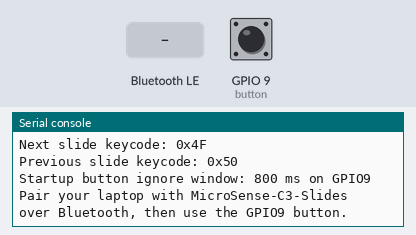
This program was run on a simulated ESP32 board running MicroPython. Parts: the last lines printed to the serial console. The test bench sets the inputs (shaded band); at power-on: GPIO 9 (button) HIGH. Nothing arrives over Bluetooth unless stated.

Above: at 1.2 s.
1.3 s: GPIO 9 (button) pulled LOW for 0.15 s
At 2.9 s:
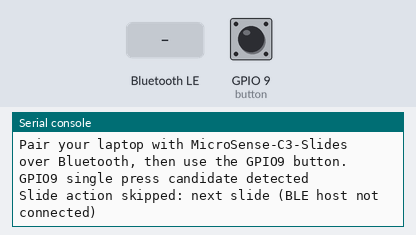
3.2 s: "1" written over Bluetooth
At 4.4 s:
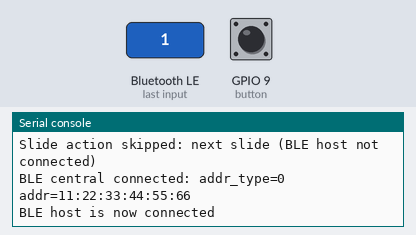
4.7 s: GPIO 9 (button) pulled LOW for 1 s
At 7.2 s:
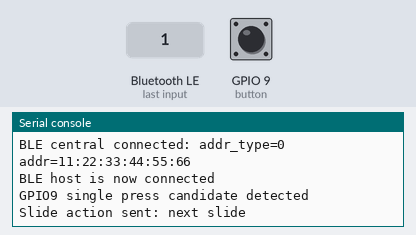
7.5 s: GPIO 9 (button) pulsed LOW 2 times (0.12 s each, 0.3 s apart)
At 9.3 s:
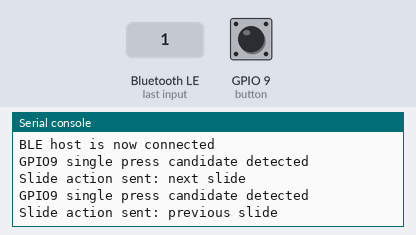

The program:

main.py
```python
from machine import Pin
import sys
import time


BUTTON_PIN = 9
BUTTON_PRESSED_VALUE = 0
POLL_INTERVAL_MS = 10
DEBOUNCE_MS = 30
DOUBLE_PRESS_WINDOW_MS = 300
STARTUP_IGNORE_MS = 800
BLE_DEVICE_NAME = "MicroSense-C3-Slides"

# HID keyboard usage IDs for the arrow keys.
NEXT_SLIDE_KEYCODE = 0x4F
PREVIOUS_SLIDE_KEYCODE = 0x50


try:
    from ble_hid_keyboard import BleHidKeyboard
except Exception as exc:
    BleHidKeyboard = None
    BLE_IMPORT_ERROR = exc
else:
    BLE_IMPORT_ERROR = None


button = Pin(BUTTON_PIN, Pin.IN, Pin.PULL_UP)


def log_message(message):
    print(message)
    if hasattr(sys.stdout, "flush"):
        sys.stdout.flush()


def button_pressed():
    return button.value() == BUTTON_PRESSED_VALUE


def print_startup():
    log_message("ESP32-C3 BLE slideshow remote demo")
    log_message("BLE device name: %s" % BLE_DEVICE_NAME)
    log_message("GPIO9 button is active-low")
    log_message(
        "Single press sends next slide after %d ms"
        % DOUBLE_PRESS_WINDOW_MS
    )
    log_message("Double press sends previous slide")
    log_message("Next slide keycode: 0x%02X" % NEXT_SLIDE_KEYCODE)
    log_message("Previous slide keycode: 0x%02X" % PREVIOUS_SLIDE_KEYCODE)
    log_message(
        "Startup button ignore window: %d ms on GPIO9" % STARTUP_IGNORE_MS
    )
    log_message(
        "Pair your laptop with %s over Bluetooth, then use the GPIO9 button."
        % BLE_DEVICE_NAME
    )


def send_slide_action(remote, keycode, action_name):
    if remote.send_key(keycode):
        log_message("Slide action sent: %s" % action_name)
        return

    log_message("Slide action skipped: %s (BLE host not connected)" % action_name)


def completed_press_event(pressed, state):
    now = time.ticks_ms()

    if pressed != state["raw_pressed"]:
        state["raw_pressed"] = pressed
        state["raw_changed_at"] = now

    if time.ticks_diff(now, state["raw_changed_at"]) < DEBOUNCE_MS:
        return False

    if pressed == state["stable_pressed"]:
        return False

    state["stable_pressed"] = pressed
    return not pressed


def main():
    if BleHidKeyboard is None:
        raise RuntimeError(
            "Bluetooth HID helper unavailable: %s" % BLE_IMPORT_ERROR
        )

    remote = BleHidKeyboard(BLE_DEVICE_NAME, status_callback=log_message)
    remote.start()
    print_startup()

    state = {
        "raw_pressed": button_pressed(),
        "stable_pressed": button_pressed(),
        "raw_changed_at": time.ticks_ms(),
    }
    startup_deadline = time.ticks_add(time.ticks_ms(), STARTUP_IGNORE_MS)
    pending_single_press = False
    pending_single_deadline = 0
    last_connection_state = remote.is_connected()

    if state["stable_pressed"]:
        log_message("GPIO9 button is already pressed at startup")

    while True:
        remote.tick()

        connected = remote.is_connected()
        if connected != last_connection_state:
            log_message(
                "BLE host is now %s"
                % ("connected" if connected else "disconnected")
            )
            last_connection_state = connected

        now = time.ticks_ms()
        pressed = button_pressed()

        if completed_press_event(pressed, state):
            if time.ticks_diff(now, startup_deadline) < 0:
                log_message("GPIO9 release ignored during startup grace period")
            elif pending_single_press and time.ticks_diff(
                now, pending_single_deadline
            ) <= 0:
                pending_single_press = False
                send_slide_action(remote, PREVIOUS_SLIDE_KEYCODE, "previous slide")
            else:
                pending_single_press = True
                pending_single_deadline = time.ticks_add(
                    now, DOUBLE_PRESS_WINDOW_MS
                )
                log_message("GPIO9 single press candidate detected")

        if pending_single_press and time.ticks_diff(now, pending_single_deadline) >= 0:
            pending_single_press = False
            send_slide_action(remote, NEXT_SLIDE_KEYCODE, "next slide")

        time.sleep_ms(POLL_INTERVAL_MS)


if __name__ == "__main__":
    try:
        main()
    except Exception as exc:
        log_message("Demo stopped: %s" % exc)
        log_message(
            "If Bluetooth support is missing, flash a BLE-capable ESP32-C3 "
            "MicroPython firmware build and try again."
        )
```

ble_hid_keyboard.py
```python
from micropython import const
import bluetooth
import struct
import time


_IRQ_CENTRAL_CONNECT = const(1)
_IRQ_CENTRAL_DISCONNECT = const(2)

_ADV_INTERVAL_US = const(500000)
_APPEARANCE_KEYBOARD = const(961)
_REPORT_ID = const(1)
_REPORT_TYPE_INPUT = const(1)

_ADV_TYPE_FLAGS = const(0x01)
_ADV_TYPE_NAME = const(0x09)
_ADV_TYPE_UUID16_COMPLETE = const(0x03)
_ADV_TYPE_APPEARANCE = const(0x19)

_ADV_FLAGS = const(0x06)

_SERVICE_UUID_HID = bluetooth.UUID(0x1812)
_CHAR_UUID_HID_INFORMATION = bluetooth.UUID(0x2A4A)
_CHAR_UUID_REPORT_MAP = bluetooth.UUID(0x2A4B)
_CHAR_UUID_HID_CONTROL_POINT = bluetooth.UUID(0x2A4C)
_CHAR_UUID_REPORT = bluetooth.UUID(0x2A4D)
_CHAR_UUID_PROTOCOL_MODE = bluetooth.UUID(0x2A4E)
_DESC_UUID_REPORT_REFERENCE = bluetooth.UUID(0x2908)

_REPORT_MAP = bytes(
    (
        0x05,
        0x01,
        0x09,
        0x06,
        0xA1,
        0x01,
        0x85,
        _REPORT_ID,
        0x05,
        0x07,
        0x19,
        0xE0,
        0x29,
        0xE7,
        0x15,
        0x00,
        0x25,
        0x01,
        0x75,
        0x01,
        0x95,
        0x08,
        0x81,
        0x02,
        0x95,
        0x01,
        0x75,
        0x08,
        0x81,
        0x01,
        0x95,
        0x06,
        0x75,
        0x08,
        0x15,
        0x00,
        0x25,
        0x65,
        0x05,
        0x07,
        0x19,
        0x00,
        0x29,
        0x65,
        0x81,
        0x00,
        0xC0,
    )
)

_HID_INFORMATION = struct.pack("<HBB", 0x0111, 0x00, 0x03)
_PROTOCOL_MODE_REPORT = b"\x01"
_CONTROL_POINT_SUSPEND_OFF = b"\x00"
_REPORT_REFERENCE_INPUT = struct.pack("<BB", _REPORT_ID, _REPORT_TYPE_INPUT)
_KEY_RELEASE_DELAY_MS = const(20)

_CHAR_REPORT = (
    _CHAR_UUID_REPORT,
    bluetooth.FLAG_READ | bluetooth.FLAG_NOTIFY,
    ((_DESC_UUID_REPORT_REFERENCE, bluetooth.FLAG_READ),),
)
_SERVICE_HID = (
    _SERVICE_UUID_HID,
    (
        (_CHAR_UUID_HID_INFORMATION, bluetooth.FLAG_READ),
        (_CHAR_UUID_REPORT_MAP, bluetooth.FLAG_READ),
        (_CHAR_UUID_HID_CONTROL_POINT, bluetooth.FLAG_WRITE_NO_RESPONSE),
        (_CHAR_UUID_PROTOCOL_MODE, bluetooth.FLAG_READ | bluetooth.FLAG_WRITE_NO_RESPONSE),
        _CHAR_REPORT,
    ),
)


def _append_advertising_field(payload, adv_type, value):
    payload.extend(struct.pack("BB", len(value) + 1, adv_type))
    payload.extend(value)


def _build_advertising_payload(
    name=None,
    include_name=True,
    include_flags=True,
    include_service=True,
    include_appearance=True,
):
    payload = bytearray()
    if include_flags:
        _append_advertising_field(payload, _ADV_TYPE_FLAGS, bytes((_ADV_FLAGS,)))
    if include_name and name is not None:
        _append_advertising_field(payload, _ADV_TYPE_NAME, name.encode("utf-8"))
    if include_service:
        _append_advertising_field(
            payload, _ADV_TYPE_UUID16_COMPLETE, struct.pack("<H", 0x1812)
        )
    if include_appearance:
        _append_advertising_field(
            payload, _ADV_TYPE_APPEARANCE, struct.pack("<H", _APPEARANCE_KEYBOARD)
        )
    return payload


def _format_addr(addr):
    return ":".join("%02X" % value for value in bytes(addr))


class BleHidKeyboard:
    def __init__(self, device_name, status_callback=None):
        self._device_name = device_name
        self._status_callback = status_callback
        self._ble = bluetooth.BLE()
        self._ble.irq(self._irq)
        self._conn_handle = None
        self._advertising = False
        self._started = False
        self._advertising_payload = _build_advertising_payload(include_name=False)
        self._scan_response_payload = _build_advertising_payload(
            device_name,
            include_name=True,
            include_flags=False,
            include_service=False,
            include_appearance=False,
        )
        self._report = bytearray((0, 0, 0, 0, 0, 0, 0, 0))

        self._hid_info_handle = None
        self._report_map_handle = None
        self._control_point_handle = None
        self._protocol_mode_handle = None
        self._report_handle = None
        self._report_reference_handle = None

    def _log(self, message):
        if self._status_callback is not None:
            self._status_callback(message)

    def _register_services(self):
        (
            (
                self._hid_info_handle,
                self._report_map_handle,
                self._control_point_handle,
                self._protocol_mode_handle,
                self._report_handle,
                self._report_reference_handle,
            ),
        ) = self._ble.gatts_register_services((_SERVICE_HID,))

        self._ble.gatts_write(self._hid_info_handle, _HID_INFORMATION)
        self._ble.gatts_write(self._report_map_handle, _REPORT_MAP)
        self._ble.gatts_write(self._control_point_handle, _CONTROL_POINT_SUSPEND_OFF)
        self._ble.gatts_write(self._protocol_mode_handle, _PROTOCOL_MODE_REPORT)
        self._ble.gatts_write(self._report_handle, self._report)
        self._ble.gatts_write(self._report_reference_handle, _REPORT_REFERENCE_INPUT)

    def _irq(self, event, data):
        if event == _IRQ_CENTRAL_CONNECT:
            conn_handle, addr_type, addr = data
            self._conn_handle = conn_handle
            self._advertising = False
            self._log(
                "BLE central connected: addr_type=%d addr=%s"
                % (addr_type, _format_addr(addr))
            )
        elif event == _IRQ_CENTRAL_DISCONNECT:
            conn_handle, addr_type, addr = data
            if conn_handle == self._conn_handle:
                self._conn_handle = None
            self._advertising = False
            self._log(
                "BLE central disconnected: addr_type=%d addr=%s"
                % (addr_type, _format_addr(addr))
            )

    def _advertise(self):
        self._ble.gap_advertise(
            _ADV_INTERVAL_US,
            adv_data=self._advertising_payload,
            resp_data=self._scan_response_payload,
        )
        self._advertising = True
        self._log(
            "BLE advertising started: name=%s appearance=keyboard"
            % self._device_name
        )

    def start(self):
        if self._started:
            self.tick()
            return

        self._ble.active(True)
        self._ble.config(gap_name=self._device_name)
        self._ble.config(bond=True)
        self._ble.config(le_secure=True)
        self._register_services()
        self._advertise()
        self._started = True

    def is_connected(self):
        return self._conn_handle is not None

    def send_key(self, keycode):
        if self._conn_handle is None:
            return False

        self._report[0] = 0
        self._report[1] = 0
        self._report[2] = keycode
        self._report[3] = 0
        self._report[4] = 0
        self._report[5] = 0
        self._report[6] = 0
        self._report[7] = 0
        self._ble.gatts_write(self._report_handle, self._report)
        self._ble.gatts_notify(self._conn_handle, self._report_handle, self._report)

        time.sleep_ms(_KEY_RELEASE_DELAY_MS)

        self._report[0] = 0
        self._report[1] = 0
        self._report[2] = 0
        self._report[3] = 0
        self._report[4] = 0
        self._report[5] = 0
        self._report[6] = 0
        self._report[7] = 0
        self._ble.gatts_write(self._report_handle, self._report)
        self._ble.gatts_notify(self._conn_handle, self._report_handle, self._report)
        return True

    def tick(self):
        if self._conn_handle is None and not self._advertising:
            self._advertise()
```

Measured:
- after the input at 1.3 s, the serial console: prints a new line after 0.19 s (image 1)
- after the input at 3.2 s, the serial console: prints a new line at once (image 2)
- after the input at 4.7 s, the serial console: prints a new line after 1.0 s (image 3)
- after the input at 7.5 s, the serial console: prints a new line after 0.47 s (image 4)
